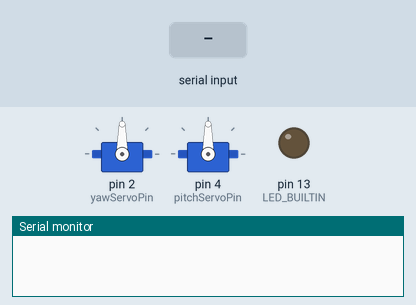
Bench run of a sketch on a simulated Arduino Uno, built with avr-gcc and run on an emulated ATmega328P. Parts: 2 × servo, output pins drawn as LEDs (lit = HIGH), the last lines printed to the serial monitor. The test bench sets the inputs (shaded band).

Above: at 1.2 s.
1.3 s: "A,45\n" received over Serial
At 3.4 s:
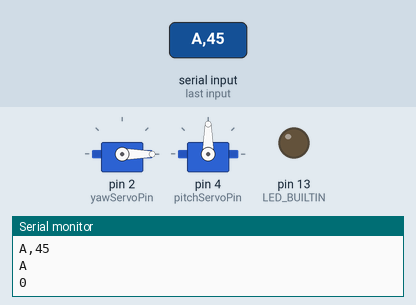
3.8 s: "A90\n" received over Serial
At 5.3 s:
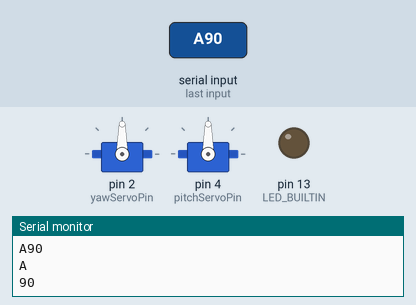
6.3 s: "A" received over Serial
At 8.2 s:
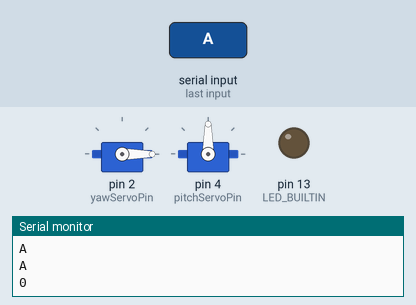
Timing chart, 0 to 9.7 s (numbered marks = the images above; inputs shaded):
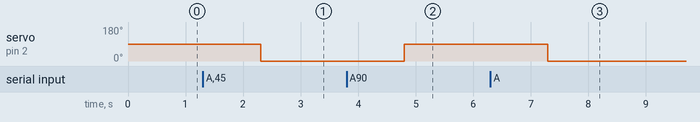

The sketch:

servo-tester.ino
```cpp
/*

Script for checking servos.
Write Axxx on serial to set yaw servo position.
Write Bxxx on serial to set pitch servo position.

xxx - angle in degrees.

*/

#include <Servo.h>

const int yawServoPin = 2;
const int pitchServoPin = 4;

const int yawServoMin = 0;
const int yawServoMax = 180;

const int pitchServoMin = 40;
const int pitchServoMax = 110;

Servo yawServo;
Servo pitchServo;

String command;
char servoCode;
int value;

void setup()
{
  Serial.begin(9600);
  pinMode(LED_BUILTIN, OUTPUT);
  yawServo.attach(yawServoPin);
  pitchServo.attach(pitchServoPin);

  yawServo.write(90);
  pitchServo.write(90);
}

// the loop function runs over and over again forever
void loop()
{
  while (Serial.available() == 0) {}
  command = Serial.readString();
  command.trim();

  servoCode = command.charAt(0);
  value = command.substring(1, 5).toInt();

  Serial.println(command);
  Serial.println(servoCode);
  Serial.println(value);

  if(servoCode == 'A' && value >= yawServoMin && value <= yawServoMax)
  {
    yawServo.write(value);
  }

  if(servoCode == 'B' && value >= pitchServoMin && value <= pitchServoMax)
  {
    pitchServo.write(value);
  }
}
```

Measured:
- after the input at 1.3 s, servo on pin 2 (yawServoPin): 90° → 0° after 1.0 s
- after the input at 3.8 s, servo on pin 2 (yawServoPin): 0° → 90° after 1.0 s
- after the input at 6.3 s, servo on pin 2 (yawServoPin): 90° → 0° after 1.0 s
